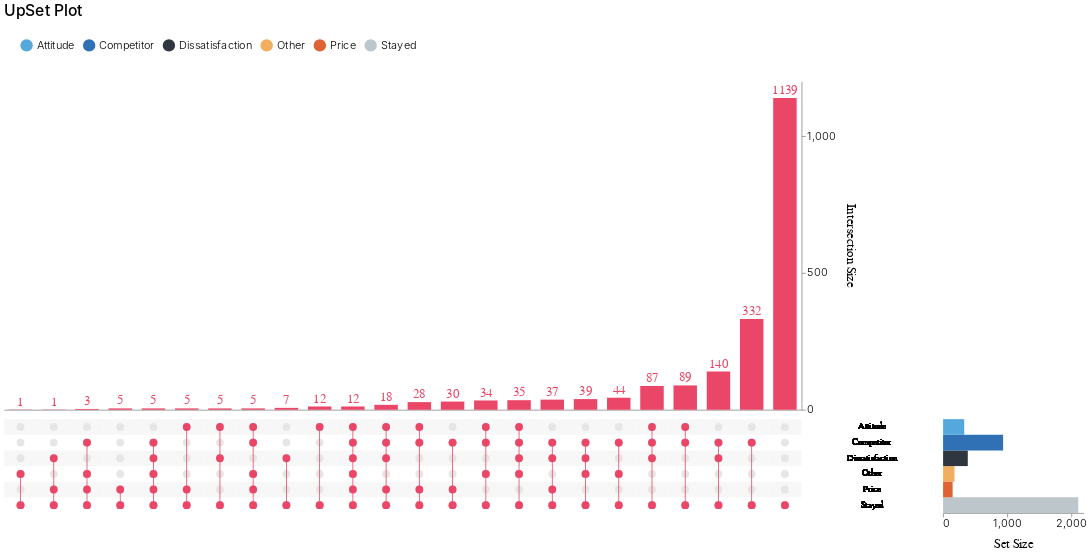

The notebook cell saved with this chart:
### Code cell
model = LGBMultiClassifier(log_eval_period=0)
conformal_model = ConformalClassifier(model)
conformal_model.train(train, calib, valid, label)
conformal_model.calibrate(calib)
preds = conformal_model.predict(valid)

create_upset_plot(preds.drop("Actuals", axis=1))

### Figure 1 — Vega-Lite specification as saved in the notebook (floating-point values rounded to 4 significant figures; data arrays with more than 128 entries replaced by an {"elided": "..."} marker saying what was removed)
{"config": {"view": {"continuousWidth": 300, "continuousHeight": 300, "stroke": null}, "axis": {"labelFontSize": 14, "labelFontWeight": 300, "titleFontSize": 16, "titleFontWeight": 400, "titlePadding": 10}, "concat": {"spacing": 0}, "legend": {"labelFontSize": 14, "labelFontWeight": 300, "orient": "top", "padding": 20, "symbolSize": 250.0, "symbolType": "circle", "titleFontSize": 16, "titleFontWeight": 400}, "title": {"anchor": "start", "fontSize": 18, "fontWeight": 400, "subtitlePadding": 10}}, "vconcat": [{"layer": [{"mark": {"type": "bar", "color": "#3A3A3A", "size": 30}, "encoding": {"color": {"condition": {"test": {"not": {"param": "param_2"}}, "value": "#3A3A3A"}, "value": "#EA4667"}, "tooltip": [{"aggregate": "max", "field": "count", "title": "Cardinality", "type": "quantitative"}, {"field": "degree", "title": "Degree", "type": "quantitative"}, {"field": "sets", "title": "Sets", "type": "nominal"}], "x": {"axis": {"domain": true, "grid": false, "labels": false, "ticks": false}, "field": "intersection_id", "sort": {"field": "count", "order": "ascending"}, "title": null, "type": "nominal"}, "y": {"aggregate": "max", "axis": {"grid": false, "orient": "right", "tickCount": 3}, "field": "count", "title": "Intersection Size", "type": "quantitative"}}, "name": "view_1", "transform": [{"filter": {"param": "param_1"}}, {"pivot": "set", "value": "is_intersect", "groupby": ["intersection_id", "count"], "op": "max"}, {"aggregate": [{"op": "sum", "field": "count", "as": "count"}], "groupby": ["Attitude", "Competitor", "Dissatisfaction", "Other", "Price", "Stayed"]}, {"calculate": "(isDefined(datum['Attitude']) ? datum['Attitude'] : 0)+(isDefined(datum['Competitor']) ? datum['Competitor'] : 0)+(isDefined(datum['Dissatisfaction']) ? datum['Dissatisfaction'] : 0)+(isDefined(datum['Other']) ? datum['Other'] : 0)+(isDefined(datum['Price']) ? datum['Price'] : 0)+(isDefined(datum['Stayed']) ? datum['Stayed'] : 0)", "as": "degree"}, {"filter": "(datum['degree'] !== 0)"}, {"window": [{"op": "row_number", "field": "", "as": "intersection_id"}], "frame": [null, null]}, {"fold": ["Attitude", "Competitor", "Dissatisfaction", "Other", "Price", "Stayed"], "as": ["set", "is_intersect"]}, {"lookup": "set", "from": {"data": {"name": "data-3a97ededfa90d5c3c79dcf3fa387e070"}, "key": "set", "fields": ["set_abbre"]}}, {"lookup": "set", "from": {"data": {"name": "data-26029121ffda8c4f008813343c811d02"}, "key": "set", "fields": ["set_order"]}}, {"filter": {"param": "param_1"}}, {"window": [{"op": "distinct", "field": "set", "as": "set_order"}], "frame": [null, 0], "sort": [{"field": "set_order"}]}]}, {"mark": {"type": "text", "color": "#3A3A3A", "dy": -10, "size": 16}, "encoding": {"color": {"condition": {"test": {"not": {"param": "param_2"}}, "value": "#3A3A3A"}, "value": "#EA4667"}, "text": {"field": "count", "format": ".0f", "type": "quantitative"}, "tooltip": [{"aggregate": "max", "field": "count", "title": "Cardinality", "type": "quantitative"}, {"field": "degree", "title": "Degree", "type": "quantitative"}, {"field": "sets", "title": "Sets", "type": "nominal"}], "x": {"axis": {"domain": true, "grid": false, "labels": false, "ticks": false}, "field": "intersection_id", "sort": {"field": "count", "order": "ascending"}, "title": null, "type": "nominal"}, "y": {"aggregate": "max", "axis": {"grid": false, "orient": "right", "tickCount": 3}, "field": "count", "title": "Intersection Size", "type": "quantitative"}}, "transform": [{"filter": {"param": "param_1"}}, {"pivot": "set", "value": "is_intersect", "groupby": ["intersection_id", "count"], "op": "max"}, {"aggregate": [{"op": "sum", "field": "count", "as": "count"}], "groupby": ["Attitude", "Competitor", "Dissatisfaction", "Other", "Price", "Stayed"]}, {"calculate": "(isDefined(datum['Attitude']) ? datum['Attitude'] : 0)+(isDefined(datum['Competitor']) ? datum['Competitor'] : 0)+(isDefined(datum['Dissatisfaction']) ? datum['Dissatisfaction'] : 0)+(isDefined(datum['Other']) ? datum['Other'] : 0)+(isDefined(datum['Price']) ? datum['Price'] : 0)+(isDefined(datum['Stayed']) ? datum['Stayed'] : 0)", "as": "degree"}, {"filter": "(datum['degree'] !== 0)"}, {"window": [{"op": "row_number", "field": "", "as": "intersection_id"}], "frame": [null, null]}, {"fold": ["Attitude", "Competitor", "Dissatisfaction", "Other", "Price", "Stayed"], "as": ["set", "is_intersect"]}, {"lookup": "set", "from": {"data": {"name": "data-3a97ededfa90d5c3c79dcf3fa387e070"}, "key": "set", "fields": ["set_abbre"]}}, {"lookup": "set", "from": {"data": {"name": "data-26029121ffda8c4f008813343c811d02"}, "key": "set", "fields": ["set_order"]}}, {"filter": {"param": "param_1"}}, {"window": [{"op": "distinct", "field": "set", "as": "set_order"}], "frame": [null, 0], "sort": [{"field": "set_order"}]}]}], "height": 420.0, "width": 1020}, {"hconcat": [{"layer": [{"mark": {"type": "circle", "opacity": 1, "size": 100}, "encoding": {"color": {"condition": {"test": {"not": {"param": "param_2"}}, "value": "#3A3A3A"}, "value": "#EA4667"}, "tooltip": [{"aggregate": "max", "field": "count", "title": "Cardinality", "type": "quantitative"}, {"field": "degree", "title": "Degree", "type": "quantitative"}, {"field": "sets", "title": "Sets", "type": "nominal"}], "x": {"axis": {"domain": false, "grid": false, "labels": false, "ticks": false}, "field": "intersection_id", "sort": {"field": "count", "order": "ascending"}, "title": null, "type": "nominal"}, "y": {"axis": {"domain": false, "grid": false, "labels": false, "ticks": false}, "field": "set_order", "title": null, "type": "nominal"}}, "name": "view_2", "transform": [{"filter": {"param": "param_1"}}, {"pivot": "set", "value": "is_intersect", "groupby": ["intersection_id", "count"], "op": "max"}, {"aggregate": [{"op": "sum", "field": "count", "as": "count"}], "groupby": ["Attitude", "Competitor", "Dissatisfaction", "Other", "Price", "Stayed"]}, {"calculate": "(isDefined(datum['Attitude']) ? datum['Attitude'] : 0)+(isDefined(datum['Competitor']) ? datum['Competitor'] : 0)+(isDefined(datum['Dissatisfaction']) ? datum['Dissatisfaction'] : 0)+(isDefined(datum['Other']) ? datum['Other'] : 0)+(isDefined(datum['Price']) ? datum['Price'] : 0)+(isDefined(datum['Stayed']) ? datum['Stayed'] : 0)", "as": "degree"}, {"filter": "(datum['degree'] !== 0)"}, {"window": [{"op": "row_number", "field": "", "as": "intersection_id"}], "frame": [null, null]}, {"fold": ["Attitude", "Competitor", "Dissatisfaction", "Other", "Price", "Stayed"], "as": ["set", "is_intersect"]}, {"lookup": "set", "from": {"data": {"name": "data-3a97ededfa90d5c3c79dcf3fa387e070"}, "key": "set", "fields": ["set_abbre"]}}, {"lookup": "set", "from": {"data": {"name": "data-26029121ffda8c4f008813343c811d02"}, "key": "set", "fields": ["set_order"]}}, {"filter": {"param": "param_1"}}, {"window": [{"op": "distinct", "field": "set", "as": "set_order"}], "frame": [null, 0], "sort": [{"field": "set_order"}]}, {"filter": "(datum['is_intersect'] === 1)"}]}, {"mark": {"type": "rect"}, "encoding": {"color": {"value": "#F7F7F7"}, "tooltip": [{"aggregate": "max", "field": "count", "title": "Cardinality", "type": "quantitative"}, {"field": "degree", "title": "Degree", "type": "quantitative"}, {"field": "sets", "title": "Sets", "type": "nominal"}], "x": {"axis": {"domain": false, "grid": false, "labels": false, "ticks": false}, "field": "intersection_id", "sort": {"field": "count", "order": "ascending"}, "title": null, "type": "nominal"}, "y": {"axis": {"domain": false, "grid": false, "labels": false, "ticks": false}, "field": "set_order", "title": null, "type": "nominal"}}, "transform": [{"filter": {"param": "param_1"}}, {"pivot": "set", "value": "is_intersect", "groupby": ["intersection_id", "count"], "op": "max"}, {"aggregate": [{"op": "sum", "field": "count", "as": "count"}], "groupby": ["Attitude", "Competitor", "Dissatisfaction", "Other", "Price", "Stayed"]}, {"calculate": "(isDefined(datum['Attitude']) ? datum['Attitude'] : 0)+(isDefined(datum['Competitor']) ? datum['Competitor'] : 0)+(isDefined(datum['Dissatisfaction']) ? datum['Dissatisfaction'] : 0)+(isDefined(datum['Other']) ? datum['Other'] : 0)+(isDefined(datum['Price']) ? datum['Price'] : 0)+(isDefined(datum['Stayed']) ? datum['Stayed'] : 0)", "as": "degree"}, {"filter": "(datum['degree'] !== 0)"}, {"window": [{"op": "row_number", "field": "", "as": "intersection_id"}], "frame": [null, null]}, {"fold": ["Attitude", "Competitor", "Dissatisfaction", "Other", "Price", "Stayed"], "as": ["set", "is_intersect"]}, {"lookup": "set", "from": {"data": {"name": "data-3a97ededfa90d5c3c79dcf3fa387e070"}, "key": "set", "fields": ["set_abbre"]}}, {"lookup": "set", "from": {"data": {"name": "data-26029121ffda8c4f008813343c811d02"}, "key": "set", "fields": ["set_order"]}}, {"filter": {"param": "param_1"}}, {"window": [{"op": "distinct", "field": "set", "as": "set_order"}], "frame": [null, 0], "sort": [{"field": "set_order"}]}, {"filter": "((datum['set_order'] % 2) === 1)"}]}, {"mark": {"type": "circle", "opacity": 1, "size": 100}, "encoding": {"color": {"value": "#E6E6E6"}, "tooltip": [{"aggregate": "max", "field": "count", "title": "Cardinality", "type": "quantitative"}, {"field": "degree", "title": "Degree", "type": "quantitative"}, {"field": "sets", "title": "Sets", "type": "nominal"}], "x": {"axis": {"domain": false, "grid": false, "labels": false, "ticks": false}, "field": "intersection_id", "sort": {"field": "count", "order": "ascending"}, "title": null, "type": "nominal"}, "y": {"axis": {"domain": false, "grid": false, "labels": false, "ticks": false}, "field": "set_order", "title": null, "type": "nominal"}}, "transform": [{"filter": {"param": "param_1"}}, {"pivot": "set", "value": "is_intersect", "groupby": ["intersection_id", "count"], "op": "max"}, {"aggregate": [{"op": "sum", "field": "count", "as": "count"}], "groupby": ["Attitude", "Competitor", "Dissatisfaction", "Other", "Price", "Stayed"]}, {"calculate": "(isDefined(datum['Attitude']) ? datum['Attitude'] : 0)+(isDefined(datum['Competitor']) ? datum['Competitor'] : 0)+(isDefined(datum['Dissatisfaction']) ? datum['Dissatisfaction'] : 0)+(isDefined(datum['Other']) ? datum['Other'] : 0)+(isDefined(datum['Price']) ? datum['Price'] : 0)+(isDefined(datum['Stayed']) ? datum['Stayed'] : 0)", "as": "degree"}, {"filter": "(datum['degree'] !== 0)"}, {"window": [{"op": "row_number", "field": "", "as": "intersection_id"}], "frame": [null, null]}, {"fold": ["Attitude", "Competitor", "Dissatisfaction", "Other", "Price", "Stayed"], "as": ["set", "is_intersect"]}, {"lookup": "set", "from": {"data": {"name": "data-3a97ededfa90d5c3c79dcf3fa387e070"}, "key": "set", "fields": ["set_abbre"]}}, {"lookup": "set", "from": {"data": {"name": "data-26029121ffda8c4f008813343c811d02"}, "key": "set", "fields": ["set_order"]}}, {"filter": {"param": "param_1"}}, {"window": [{"op": "distinct", "field": "set", "as": "set_order"}], "frame": [null, 0], "sort": [{"field": "set_order"}]}]}, {"mark": {"type": "bar", "color": "#3A3A3A", "size": 1}, "encoding": {"color": {"condition": {"test": {"not": {"param": "param_2"}}, "value": "#3A3A3A"}, "value": "#EA4667"}, "tooltip": [{"aggregate": "max", "field": "count", "title": "Cardinality", "type": "quantitative"}, {"field": "degree", "title": "Degree", "type": "quantitative"}, {"field": "sets", "title": "Sets", "type": "nominal"}], "x": {"axis": {"domain": true, "grid": false, "labels": false, "ticks": false}, "field": "intersection_id", "sort": {"field": "count", "order": "ascending"}, "title": null, "type": "nominal"}, "y": {"aggregate": "min", "field": "set_order", "type": "nominal"}, "y2": {"aggregate": "max", "field": "set_order"}}, "transform": [{"filter": {"param": "param_1"}}, {"pivot": "set", "value": "is_intersect", "groupby": ["intersection_id", "count"], "op": "max"}, {"aggregate": [{"op": "sum", "field": "count", "as": "count"}], "groupby": ["Attitude", "Competitor", "Dissatisfaction", "Other", "Price", "Stayed"]}, {"calculate": "(isDefined(datum['Attitude']) ? datum['Attitude'] : 0)+(isDefined(datum['Competitor']) ? datum['Competitor'] : 0)+(isDefined(datum['Dissatisfaction']) ? datum['Dissatisfaction'] : 0)+(isDefined(datum['Other']) ? datum['Other'] : 0)+(isDefined(datum['Price']) ? datum['Price'] : 0)+(isDefined(datum['Stayed']) ? datum['Stayed'] : 0)", "as": "degree"}, {"filter": "(datum['degree'] !== 0)"}, {"window": [{"op": "row_number", "field": "", "as": "intersection_id"}], "frame": [null, null]}, {"fold": ["Attitude", "Competitor", "Dissatisfaction", "Other", "Price", "Stayed"], "as": ["set", "is_intersect"]}, {"lookup": "set", "from": {"data": {"name": "data-3a97ededfa90d5c3c79dcf3fa387e070"}, "key": "set", "fields": ["set_abbre"]}}, {"lookup": "set", "from": {"data": {"name": "data-26029121ffda8c4f008813343c811d02"}, "key": "set", "fields": ["set_order"]}}, {"filter": {"param": "param_1"}}, {"window": [{"op": "distinct", "field": "set", "as": "set_order"}], "frame": [null, 0], "sort": [{"field": "set_order"}]}, {"filter": "(datum['is_intersect'] === 1)"}]}, {"mark": {"type": "circle", "opacity": 1, "size": 100}, "encoding": {"color": {"condition": {"test": {"not": {"param": "param_2"}}, "value": "#3A3A3A"}, "value": "#EA4667"}, "tooltip": [{"aggregate": "max", "field": "count", "title": "Cardinality", "type": "quantitative"}, {"field": "degree", "title": "Degree", "type": "quantitative"}, {"field": "sets", "title": "Sets", "type": "nominal"}], "x": {"axis": {"domain": false, "grid": false, "labels": false, "ticks": false}, "field": "intersection_id", "sort": {"field": "count", "order": "ascending"}, "title": null, "type": "nominal"}, "y": {"axis": {"domain": false, "grid": false, "labels": false, "ticks": false}, "field": "set_order", "title": null, "type": "nominal"}}, "transform": [{"filter": {"param": "param_1"}}, {"pivot": "set", "value": "is_intersect", "groupby": ["intersection_id", "count"], "op": "max"}, {"aggregate": [{"op": "sum", "field": "count", "as": "count"}], "groupby": ["Attitude", "Competitor", "Dissatisfaction", "Other", "Price", "Stayed"]}, {"calculate": "(isDefined(datum['Attitude']) ? datum['Attitude'] : 0)+(isDefined(datum['Competitor']) ? datum['Competitor'] : 0)+(isDefined(datum['Dissatisfaction']) ? datum['Dissatisfaction'] : 0)+(isDefined(datum['Other']) ? datum['Other'] : 0)+(isDefined(datum['Price']) ? datum['Price'] : 0)+(isDefined(datum['Stayed']) ? datum['Stayed'] : 0)", "as": "degree"}, {"filter": "(datum['degree'] !== 0)"}, {"window": [{"op": "row_number", "field": "", "as": "intersection_id"}], "frame": [null, null]}, {"fold": ["Attitude", "Competitor", "Dissatisfaction", "Other", "Price", "Stayed"], "as": ["set", "is_intersect"]}, {"lookup": "set", "from": {"data": {"name": "data-3a97ededfa90d5c3c79dcf3fa387e070"}, "key": "set", "fields": ["set_abbre"]}}, {"lookup": "set", "from": {"data": {"name": "data-26029121ffda8c4f008813343c811d02"}, "key": "set", "fields": ["set_order"]}}, {"filter": {"param": "param_1"}}, {"window": [{"op": "distinct", "field": "set", "as": "set_order"}], "frame": [null, 0], "sort": [{"field": "set_order"}]}, {"filter": "(datum['is_intersect'] === 1)"}]}], "width": 1020}, {"mark": {"type": "text", "align": "center"}, "encoding": {"color": {"value": "black"}, "opacity": {"value": 1}, "text": {"field": "set_abbre", "type": "nominal"}, "y": {"axis": {"domain": false, "grid": false, "labels": false, "ticks": false}, "field": "set_order", "title": null, "type": "nominal"}}, "name": "view_3", "transform": [{"filter": {"param": "param_1"}}, {"pivot": "set", "value": "is_intersect", "groupby": ["intersection_id", "count"], "op": "max"}, {"aggregate": [{"op": "sum", "field": "count", "as": "count"}], "groupby": ["Attitude", "Competitor", "Dissatisfaction", "Other", "Price", "Stayed"]}, {"calculate": "(isDefined(datum['Attitude']) ? datum['Attitude'] : 0)+(isDefined(datum['Competitor']) ? datum['Competitor'] : 0)+(isDefined(datum['Dissatisfaction']) ? datum['Dissatisfaction'] : 0)+(isDefined(datum['Other']) ? datum['Other'] : 0)+(isDefined(datum['Price']) ? datum['Price'] : 0)+(isDefined(datum['Stayed']) ? datum['Stayed'] : 0)", "as": "degree"}, {"filter": "(datum['degree'] !== 0)"}, {"window": [{"op": "row_number", "field": "", "as": "intersection_id"}], "frame": [null, null]}, {"fold": ["Attitude", "Competitor", "Dissatisfaction", "Other", "Price", "Stayed"], "as": ["set", "is_intersect"]}, {"lookup": "set", "from": {"data": {"name": "data-3a97ededfa90d5c3c79dcf3fa387e070"}, "key": "set", "fields": ["set_abbre"]}}, {"lookup": "set", "from": {"data": {"name": "data-26029121ffda8c4f008813343c811d02"}, "key": "set", "fields": ["set_order"]}}, {"filter": {"param": "param_1"}}, {"window": [{"op": "distinct", "field": "set", "as": "set_order"}], "frame": [null, 0], "sort": [{"field": "set_order"}]}], "width": 180}, {"mark": {"type": "bar", "size": 20}, "encoding": {"color": {"field": "set", "scale": {"domain": ["Attitude", "Competitor", "Dissatisfaction", "Other", "Price", "Stayed"], "range": ["#55A8DB", "#3070B5", "#30363F", "#F1AD60", "#DF6234", "#BDC6CA"]}, "title": null, "type": "nominal"}, "opacity": {"value": 1}, "x": {"aggregate": "sum", "axis": {"grid": false, "tickCount": 3}, "field": "count", "title": "Set Size", "type": "quantitative"}, "y": {"axis": {"domain": false, "grid": false, "labels": false, "ticks": false}, "field": "set_order", "title": null, "type": "nominal"}}, "name": "view_4", "transform": [{"filter": {"param": "param_1"}}, {"pivot": "set", "value": "is_intersect", "groupby": ["intersection_id", "count"], "op": "max"}, {"aggregate": [{"op": "sum", "field": "count", "as": "count"}], "groupby": ["Attitude", "Competitor", "Dissatisfaction", "Other", "Price", "Stayed"]}, {"calculate": "(isDefined(datum['Attitude']) ? datum['Attitude'] : 0)+(isDefined(datum['Competitor']) ? datum['Competitor'] : 0)+(isDefined(datum['Dissatisfaction']) ? datum['Dissatisfaction'] : 0)+(isDefined(datum['Other']) ? datum['Other'] : 0)+(isDefined(datum['Price']) ? datum['Price'] : 0)+(isDefined(datum['Stayed']) ? datum['Stayed'] : 0)", "as": "degree"}, {"filter": "(datum['degree'] !== 0)"}, {"window": [{"op": "row_number", "field": "", "as": "intersection_id"}], "frame": [null, null]}, {"fold": ["Attitude", "Competitor", "Dissatisfaction", "Other", "Price", "Stayed"], "as": ["set", "is_intersect"]}, {"lookup": "set", "from": {"data": {"name": "data-3a97ededfa90d5c3c79dcf3fa387e070"}, "key": "set", "fields": ["set_abbre"]}}, {"lookup": "set", "from": {"data": {"name": "data-26029121ffda8c4f008813343c811d02"}, "key": "set", "fields": ["set_order"]}}, {"filter": {"param": "param_1"}}, {"window": [{"op": "distinct", "field": "set", "as": "set_order"}], "frame": [null, 0], "sort": [{"field": "set_order"}]}, {"filter": "(datum['is_intersect'] === 1)"}], "width": 180}], "resolve": {"scale": {"y": "shared"}}, "spacing": 0}], "data": {"name": "data-b2eede31d89f889889711d89d6b20d0e"}, "params": [{"name": "param_2", "select": {"type": "point", "fields": ["intersection_id"], "on": "mouseover"}, "views": ["view_1", "view_2"]}, {"name": "param_1", "select": {"type": "point", "fields": ["set"]}, "bind": "legend", "views": ["view_1", "view_2", "view_3", "view_4"]}], "spacing": 5, "title": {"text": "UpSet Plot", "subtitle": "", "fontSize": 20, "fontWeight": 500, "subtitleColor": "#3A3A3A", "subtitleFontSize": 14}, "$schema": "https://vega.github.io/schema/vega-lite/v5.20.1.json", "datasets": {"data-b2eede31d89f889889711d89d6b20d0e": {"elided": "144 records"}, "data-3a97ededfa90d5c3c79dcf3fa387e070": [{"set": "Attitude", "set_abbre": "Attitude"}, {"set": "Competitor", "set_abbre": "Competitor"}, {"set": "Dissatisfaction", "set_abbre": "Dissatisfaction"}, {"set": "Other", "set_abbre": "Other"}, {"set": "Price", "set_abbre": "Price"}, {"set": "Stayed", "set_abbre": "Stayed"}], "data-26029121ffda8c4f008813343c811d02": [{"set": "Attitude", "set_order": 1}, {"set": "Competitor", "set_order": 2}, {"set": "Dissatisfaction", "set_order": 3}, {"set": "Other", "set_order": 4}, {"set": "Price", "set_order": 5}, {"set": "Stayed", "set_order": 6}]}}
